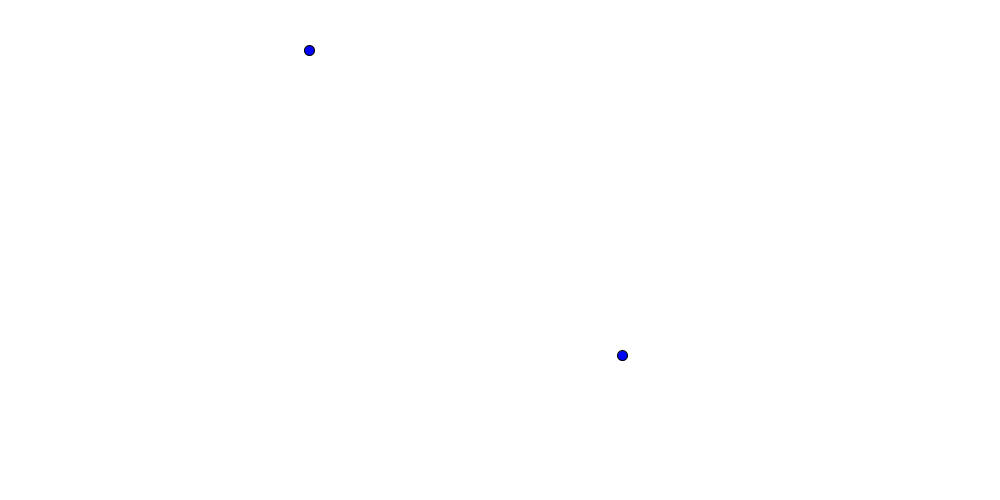
Frame 1 (no input)
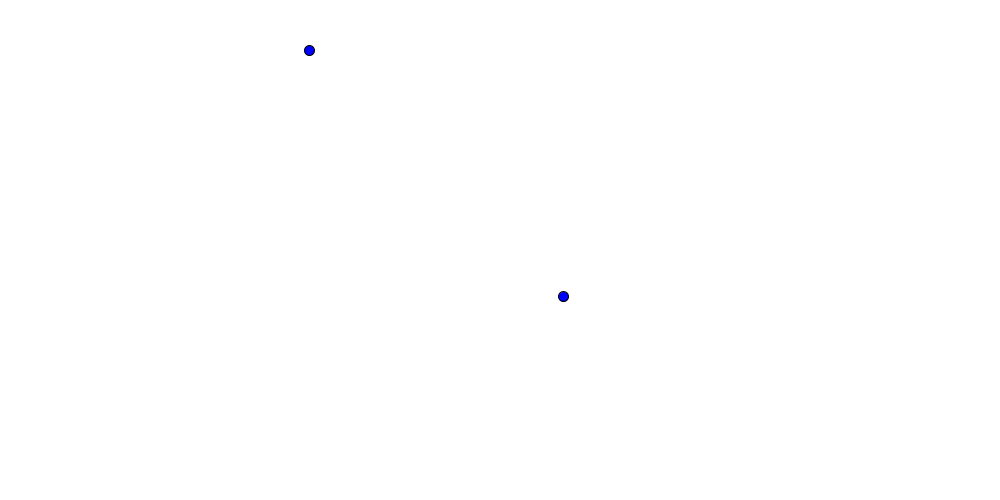
Frame 60 (the mouse pressed at the canvas centre just before this capture)
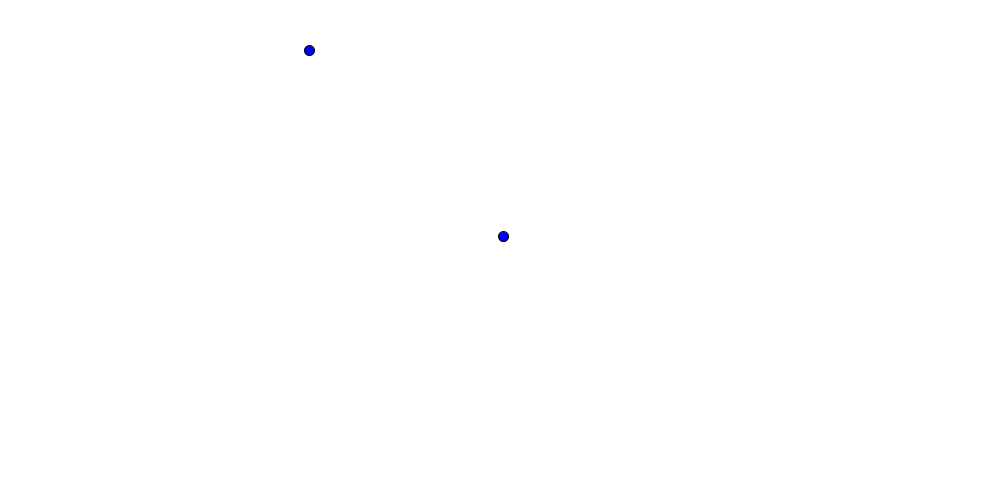
Frame 120 (the mouse held since frame 60 and released just before this capture)

The Processing sketch that drew these frames (run headless with seeded random() and noise(); from frame 60 on, the mouse is pressed at the canvas centre):

// Processing sketch: main
// ── main.pde
import java.util.ArrayList;

ArrayList<organism> o = new ArrayList<organism>();

void setup(){
  size(1000, 500);
  background(255);
  
  o.add(new organism());
  o.add(new organism());
  
  o.get(0).initPos();
  o.get(1).initPos();
  
  o.get(0).spawn();
  o.get(1).spawn();
}

void draw(){
  background(255);
  o.get(0).chase(o.get(1));
  o.get(0).spawn();
  o.get(1).spawn();
}

// ── organism.pde
import java.util.Random;

class organism{
  int health;
  int energy;
  
  float mass;
  float size;
  float speed;
  
  Random rand = new Random();
  float xPos;
  float yPos;
  
  organism(){
    health = 10;
    energy = 10;
    
    mass = 1.0f;
    size = 10.0f;
    speed = 1.0f;
  }
  
  void initPos(){
    xPos = rand.nextFloat() * width + 1;
    yPos = rand.nextFloat() * height + 1;
  }
  
  void spawn(){
    fill(0.0f, 0.0f, 255.0f);
    ellipse(xPos, yPos, size, size);
  }
  
  void chase(organism destination){
    xPos += xPos > destination.xPos ? -speed : speed;
    yPos += yPos > destination.yPos ? -speed : speed;
  }
}
